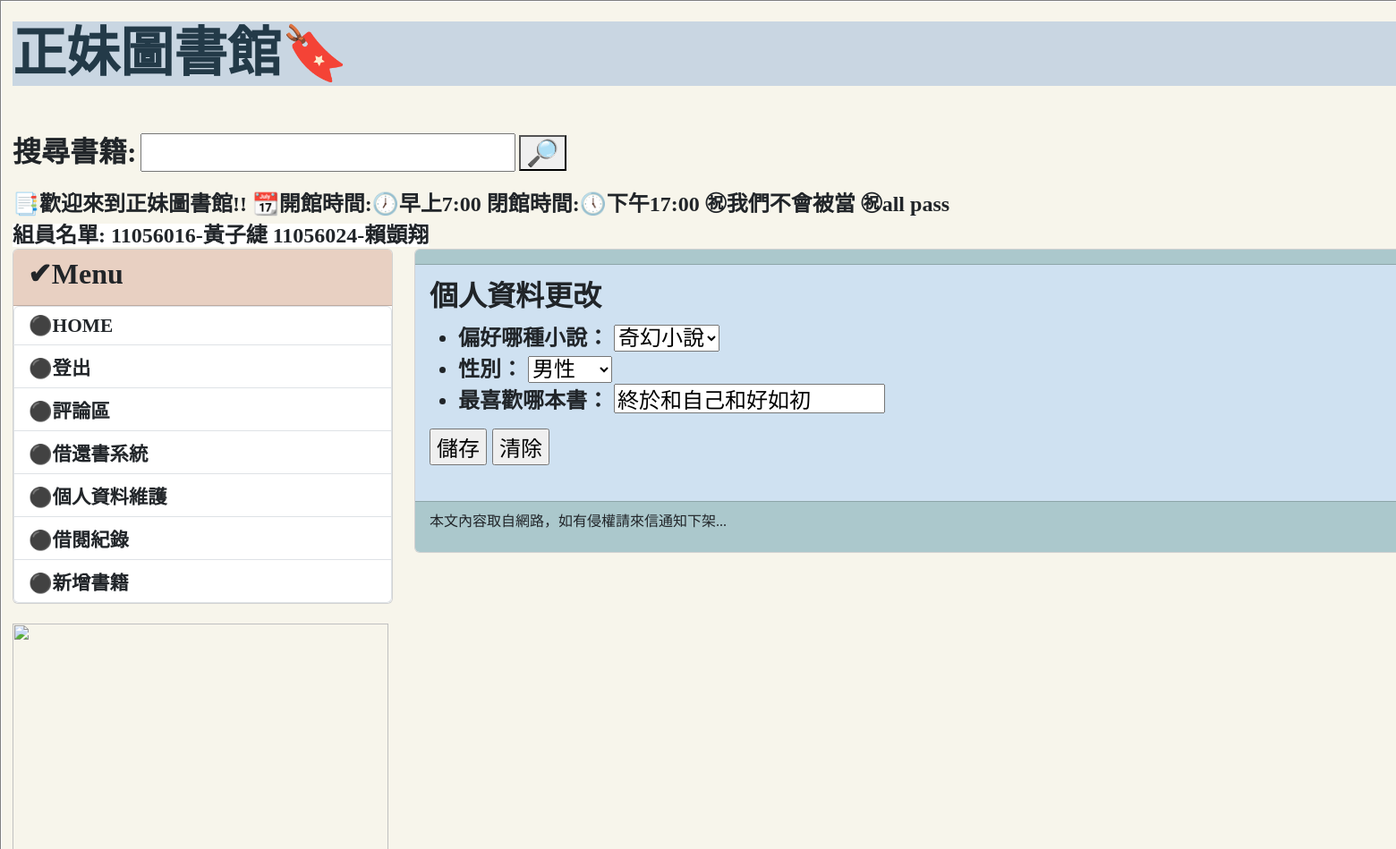
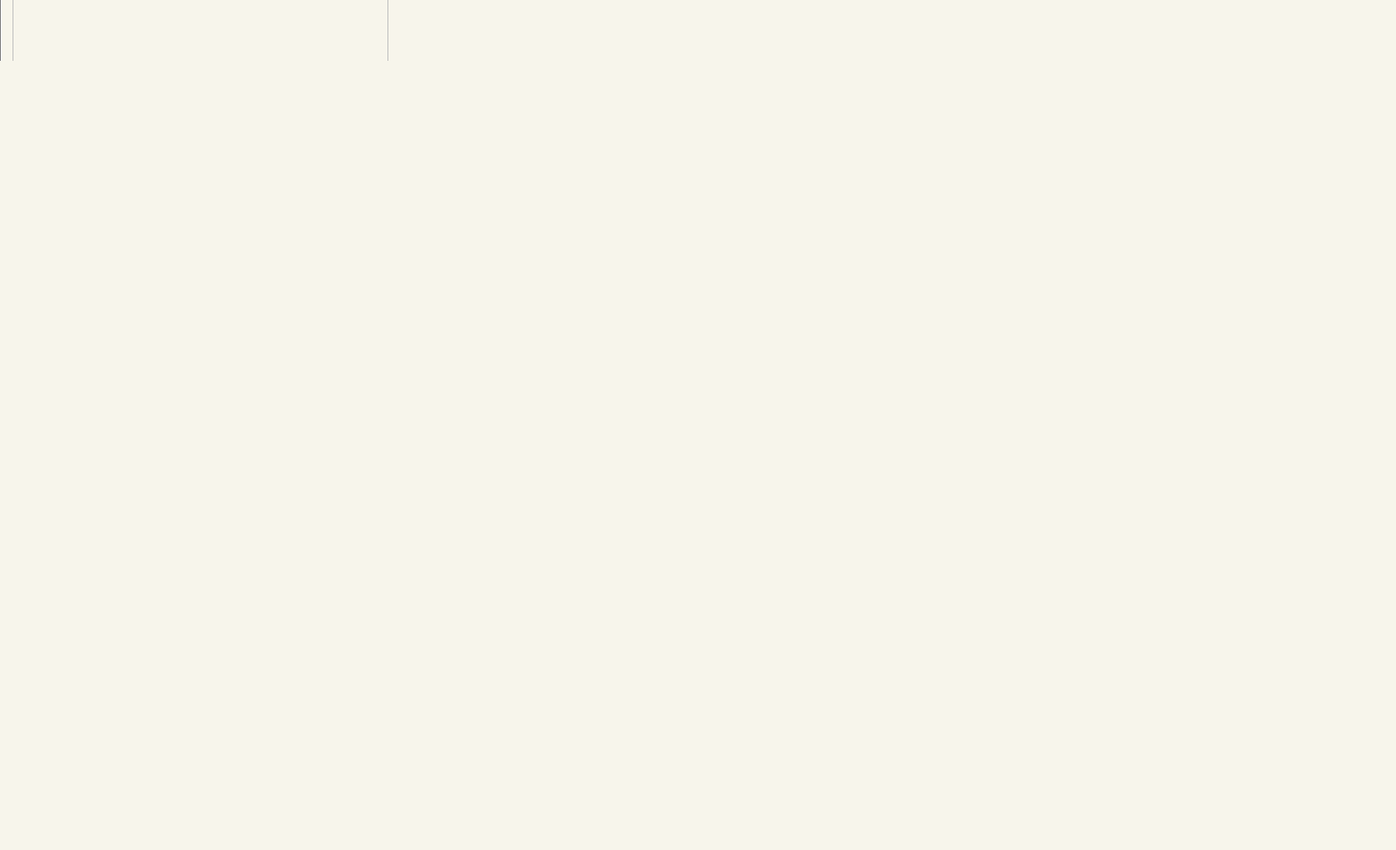
/profile/ (signed in), run on the app's committed database (2 pictures, top to bottom).
### mysite/models.py (models this page shows, shortened)
class Profile(models.Model):
    Gender = (
        ('M', '男性'),#前面是真正儲存的內容 後面是顯示的
        ('W', '女性'),
    )
    user = models.OneToOneField(auth.models.User, on_delete=models.CASCADE)#一對一的欄位 指到的欄位是auth.models.User(內建的)
    preferences = models.ForeignKey('Preferences', on_delete=models.CASCADE)
    gender = models.CharField(max_length=5, choices=Gender)
    favorite = models.CharField(max_length=10)

### mysite/views.py (the view, shortened to what this page needs)
# urls.py: path('profile/',mv.profile,name='profile'),
@login_required(login_url='/login/')
def profile(request):
    if request.method == 'GET':
        if request.user.is_authenticated:
            username = request.user.username
            try:
                user = User.objects.get(username=username)
                userinfo = Profile.objects.get(user=user)
                form = ProfileForm(instance=userinfo)
            except:
                form = ProfileForm()
        return render(request, 'userinfo.html', locals())
    else:
        message = "ERROR"
        print('出錯回首頁')
        redirect("/")

### mysite/forms.py
class ProfileForm(forms.ModelForm):
    class Meta:
        model = models.Profile#跟哪個資料庫相關
        fields = ['preferences', 'gender', 'favorite']#定義要儲存欄位(要跟上面的一樣就是要跟Post有關聯)
    def __init__(self, *args, **kwargs):
        super(ProfileForm, self).__init__(*args, **kwargs)
        self.fields['preferences'].label = '偏好哪種小說'#有引用到model的mood
        self.fields['gender'].label = '性別'#預設值在model
        self.fields['favorite'].label = '最喜歡哪本書'

### mysite/models.py (called while the page is built)
    def __str__(self):
        return self.status

### templates/userinfo.html (shortened to what this page needs)
{% extends "base.html" %}
{% block content %}
<h2 style='font-family:微軟正黑體;font-size:24pt;font-weight:bold;'>個人資料更改</h2>
<form action="" method="post" style='font-family:微軟正黑體;font-weight:bold;font-size:18pt;'>
    <ul>
  {{ form.as_ul }}
    </ul>
  <input type='submit' value='儲存'>
  <input type='reset' value='清除'>
</form>
{% endblock content %}

### data on the page
Profile: preferences "奇幻小說", gender "男性", favorite "終於和自己和好如初"
